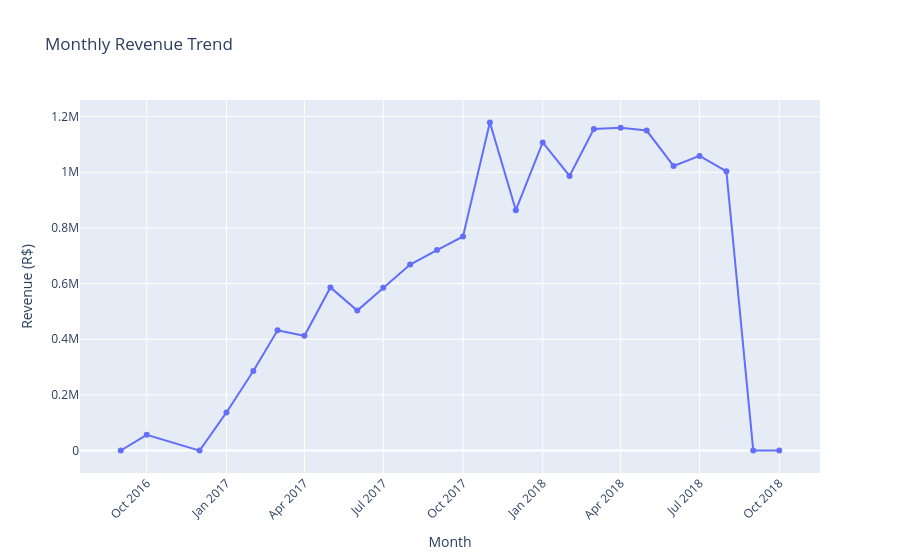

Here is the notebook cell this chart was saved with:
### Markdown cell above
### 3. Revenue Trend Over Time

### Code cell
monthly = (
    orders
    .assign(month=orders["order_purchase_timestamp"].dt.to_period("M").astype(str))
    .groupby("month")["order_value"]
    .sum()
    .reset_index()
    .sort_values("month")
)

# Drop the first/last partial months if they look like data-boundary artifacts
fig = px.line(
    monthly, x="month", y="order_value",
    title="Monthly Revenue Trend",
    labels={"month": "Month", "order_value": "Revenue (R$)"},
    markers=True
)
fig.update_layout(xaxis_tickangle=-45)
fig.show()

### Figure 1 — Plotly figure (JSON) as saved in the notebook; plotly's stock layout.template omitted (floating-point values rounded to 4 significant figures)
{"data": [{"hovertemplate": "Month=%{x}<br>Revenue (R$)=%{y}<extra></extra>", "legendgroup": "", "line": {"color": "#636efa", "dash": "solid"}, "marker": {"symbol": "circle"}, "mode": "lines+markers", "name": "", "orientation": "v", "showlegend": false, "type": "scatter", "x": ["2016-09", "2016-10", "2016-12", "2017-01", "2017-02", "2017-03", "2017-04", "2017-05", "2017-06", "2017-07", "2017-08", "2017-09", "2017-10", "2017-11", "2017-12", "2018-01", "2018-02", "2018-03", "2018-04", "2018-05", "2018-06", "2018-07", "2018-08", "2018-09", "2018-10"], "xaxis": "x", "y": [354.8, 56810.0, 19.62, 137200.0, 286300.0, 432000.0, 412400.0, 586200.0, 503000.0, 585000.0, 668200.0, 720400.0, 769300.0, 1179000.0, 863500.0, 1107000.0, 986900.0, 1155000.0, 1160000.0, 1150000.0, 1023000.0, 1059000.0, 1003000.0, 166.5, 0.0], "yaxis": "y"}], "layout": {"legend": {"tracegroupgap": 0}, "title": {"text": "Monthly Revenue Trend"}, "xaxis": {"anchor": "y", "domain": [0.0, 1.0], "tickangle": -45, "title": {"text": "Month"}}, "yaxis": {"anchor": "x", "domain": [0.0, 1.0], "title": {"text": "Revenue (R$)"}}}}
